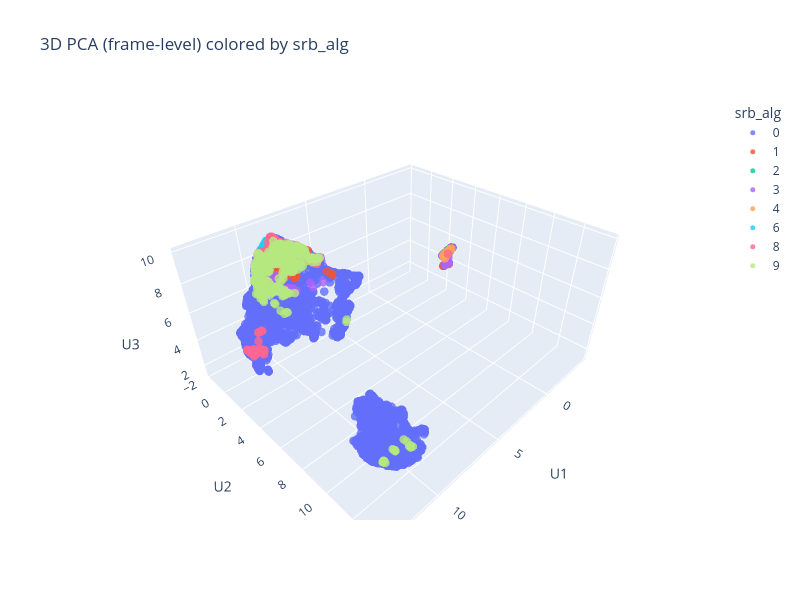

This figure's notebook cell:
### Code cell
plot_3d_features(umap3d, 'srb_alg')
